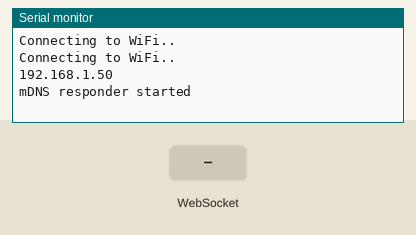
Bench run of a sketch on a simulated ESP32. Shown: the last lines printed to the serial monitor. The inputs (shaded band) are chosen by the test bench. WiFi joins after 1.5 s; servers stay silent unless stated; storage starts empty; random numbers use the default seed unless the sketch sets one.

Above: at 3.2 s.
3.3 s: WebSocket text "X" received
At 3.9 s:
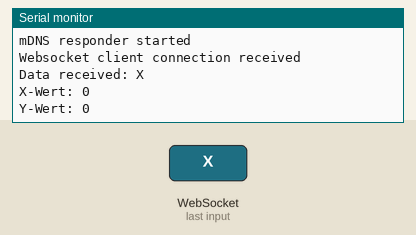
4.8 s: WebSocket text "Y" received
At 6.0 s:
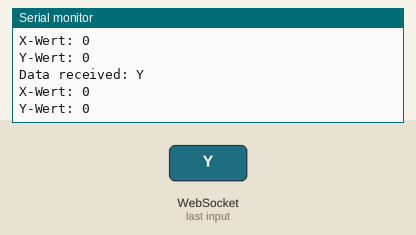
6.3 s: WebSocket text "5" received
At 7.4 s:
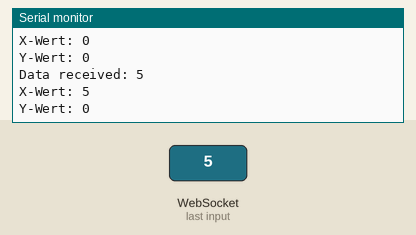

The sketch:

WebSocketServer.ino
```cpp
#include "WiFi.h"
#include "SPIFFS.h"
#include "ESPAsyncWebServer.h"
#include <ESPmDNS.h>

const char* ssid = "ESP32-CAM";
const char* password =  "passwort";
String joystickdata;
String xwert, ywert;
int x, y;
int position;

AsyncWebServer server(80);
AsyncWebSocket ws("/ws");

AsyncWebSocketClient * globalClient = NULL;

void onWsEvent(AsyncWebSocket * server, AsyncWebSocketClient * client, AwsEventType type, void * arg, uint8_t *data, size_t len){

  if(type == WS_EVT_CONNECT){

    Serial.println("Websocket client connection received");

  } else if(type == WS_EVT_DISCONNECT){
    Serial.println("Client disconnected");
    Serial.println("-----------------------");

  } else if(type == WS_EVT_DATA){

    Serial.print("Data received: ");
    joystickdata = "";

    for(int i=0; i < len; i++) {
          joystickdata += (char) data[i];
    }

    Serial.println(joystickdata);
    convertStringtoInt(joystickdata);
  }
}

void convertStringtoInt(String eingabe) {
  position = eingabe.indexOf("X");
  eingabe.remove(position, 2);
  position = eingabe.indexOf("Y");
  eingabe.remove(position, 2);
  xwert = eingabe;
  ywert = eingabe;
  xwert.remove(position);
  x = xwert.toInt();
  ywert.remove(0, position);
  y = ywert.toInt();
  Serial.print("X-Wert: ");
  Serial.println(x);
  Serial.print("Y-Wert: ");
  Serial.println(y);
}

void setup(){
  Serial.begin(115200);

  if(!SPIFFS.begin()){
     Serial.println("An Error has occurred while mounting SPIFFS");
     return;
  }

  WiFi.begin(ssid, password);

  while (WiFi.status() != WL_CONNECTED) {
    delay(1000);
    Serial.println("Connecting to WiFi..");
  }

  Serial.println(WiFi.localIP());
  if (!MDNS.begin("auto")) {
        Serial.println("Error setting up MDNS responder!");
        while(1) {
            delay(1000);
        }
    }
  Serial.println("mDNS responder started");

  ws.onEvent(onWsEvent);
  server.addHandler(&ws);

  server.begin();
}

void loop(){
   if(globalClient != NULL && globalClient->status() == WS_CONNECTED){
      String randomNumber = String(random(0,20));
      globalClient->text(randomNumber);
   }
   delay(4000);
}
```

Measured:
- after the input at 3.3 s, the serial monitor: prints a new line at once (image 1)
- after the input at 4.8 s, the serial monitor: prints a new line at once (image 2)
- after the input at 6.3 s, the serial monitor: prints a new line at once (image 3)
